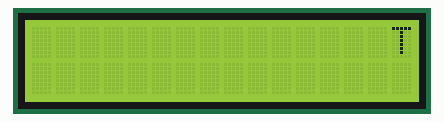
Recording of a program running on a simulated Raspberry Pi (BCM pin numbers). On the bench: 16×2 character LCD. At 26.7 s the program stops and its outputs stay as they are.

Above: at 1.01 s.
At 2.52 s:
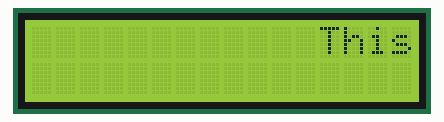
At 4.04 s:
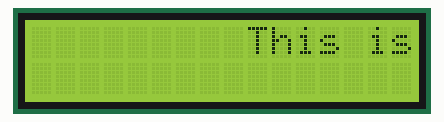
At 7.07 s:
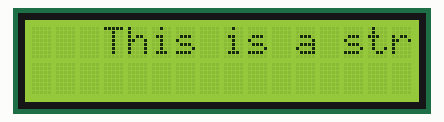
At 13.65 s:
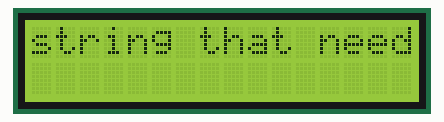
At 26.44 s:
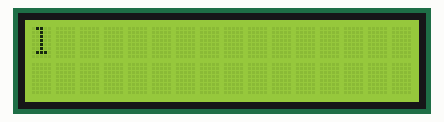

Measured:
- what the display in image 0 shows lasts 0.4 s, from 0.8 s to 1.2 s
- what the display in image 1 shows lasts 0.4 s, from 2.3 s to 2.7 s

The program:

Scroll_der_una.py
```python
import RPi_I2C_driver as I2C_LCD_driver
from time import *

mylcd = I2C_LCD_driver.lcd()

str_pad = " " * 16
my_long_string = "This is a string that needs to scroll"
my_long_string = str_pad + my_long_string

for i in range (0, len(my_long_string)):
 lcd_text = my_long_string[i:(i+16)]
 mylcd.lcd_display_string(lcd_text,1)
 sleep(0.4)
 mylcd.lcd_display_string(str_pad,1)
```

RPi_I2C_driver.py
```python
# -*- coding: utf-8 -*-
"""
Compiled, mashed and generally mutilated 2014-2015 by Denis Pleic
Made available under GNU GENERAL PUBLIC LICENSE
# Modified Python I2C library for Raspberry Pi
# as found on http://www.recantha.co.uk/blog/?p=4849
# Joined existing 'i2c_lib.py' and 'lcddriver.py' into a single library
# added bits and pieces from various sources
# By DenisFromHR (Denis Pleic)
# 2015-02-10, ver 0.1
"""
#
#
import smbus
from time import *

class i2c_device:
   def __init__(self, addr, port=1):
      self.addr = addr
      self.bus = smbus.SMBus(port)

# Write a single command
   def write_cmd(self, cmd):
      self.bus.write_byte(self.addr, cmd)
      sleep(0.0001)

# Write a command and argument
   def write_cmd_arg(self, cmd, data):
      self.bus.write_byte_data(self.addr, cmd, data)
      sleep(0.0001)

# Write a block of data
   def write_block_data(self, cmd, data):
      self.bus.write_block_data(self.addr, cmd, data)
      sleep(0.0001)

# Read a single byte
   def read(self):
      return self.bus.read_byte(self.addr)

# Read
   def read_data(self, cmd):
      return self.bus.read_byte_data(self.addr, cmd)

# Read a block of data
   def read_block_data(self, cmd):
      return self.bus.read_block_data(self.addr, cmd)


# LCD Address
ADDRESS = 0x27

# commands
LCD_CLEARDISPLAY = 0x01
LCD_RETURNHOME = 0x02
LCD_ENTRYMODESET = 0x04
LCD_DISPLAYCONTROL = 0x08
LCD_CURSORSHIFT = 0x10
LCD_FUNCTIONSET = 0x20
LCD_SETCGRAMADDR = 0x40
LCD_SETDDRAMADDR = 0x80

# flags for display entry mode
LCD_ENTRYRIGHT = 0x00
LCD_ENTRYLEFT = 0x02
LCD_ENTRYSHIFTINCREMENT = 0x01
LCD_ENTRYSHIFTDECREMENT = 0x00

# flags for display on/off control
LCD_DISPLAYON = 0x04
LCD_DISPLAYOFF = 0x00
LCD_CURSORON = 0x02
LCD_CURSOROFF = 0x00
LCD_BLINKON = 0x01
LCD_BLINKOFF = 0x00

# flags for display/cursor shift
LCD_DISPLAYMOVE = 0x08
LCD_CURSORMOVE = 0x00
LCD_MOVERIGHT = 0x04
LCD_MOVELEFT = 0x00

# flags for function set
LCD_8BITMODE = 0x10
LCD_4BITMODE = 0x00
LCD_2LINE = 0x08
LCD_1LINE = 0x00
LCD_5x10DOTS = 0x04
LCD_5x8DOTS = 0x00

# flags for backlight control
LCD_BACKLIGHT = 0x08
LCD_NOBACKLIGHT = 0x00

En = 0b00000100 # Enable bit
Rw = 0b00000010 # Read/Write bit
Rs = 0b00000001 # Register select bit

class lcd:
   #initializes objects and lcd
   def __init__(self):
      self.lcd_device = i2c_device(ADDRESS)

      self.lcd_write(0x03)
      self.lcd_write(0x03)
      self.lcd_write(0x03)
      self.lcd_write(0x02)

      self.lcd_write(LCD_FUNCTIONSET | LCD_2LINE | LCD_5x8DOTS | LCD_4BITMODE)
      self.lcd_write(LCD_DISPLAYCONTROL | LCD_DISPLAYON)
      self.lcd_write(LCD_CLEARDISPLAY)
      self.lcd_write(LCD_ENTRYMODESET | LCD_ENTRYLEFT)
      sleep(0.2)


   # clocks EN to latch command
   def lcd_strobe(self, data):
      self.lcd_device.write_cmd(data | En | LCD_BACKLIGHT)
      sleep(.0005)
      self.lcd_device.write_cmd(((data & ~En) | LCD_BACKLIGHT))
      sleep(.0001)

   def lcd_write_four_bits(self, data):
      self.lcd_device.write_cmd(data | LCD_BACKLIGHT)
      self.lcd_strobe(data)

   # write a command to lcd
   def lcd_write(self, cmd, mode=0):
      self.lcd_write_four_bits(mode | (cmd & 0xF0))
      self.lcd_write_four_bits(mode | ((cmd << 4) & 0xF0))

   # write a character to lcd (or character rom) 0x09: backlight | RS=DR<
   # works!
   def lcd_write_char(self, charvalue, mode=1):
      self.lcd_write_four_bits(mode | (charvalue & 0xF0))
      self.lcd_write_four_bits(mode | ((charvalue << 4) & 0xF0))


   # put string function
   def lcd_display_string(self, string, line):
      if line == 1:
         self.lcd_write(0x80)
      if line == 2:
         self.lcd_write(0xC0)
      if line == 3:
         self.lcd_write(0x94)
      if line == 4:
         self.lcd_write(0xD4)

      for char in string:
         self.lcd_write(ord(char), Rs)

   # clear lcd and set to home
   def lcd_clear(self):
      self.lcd_write(LCD_CLEARDISPLAY)
      self.lcd_write(LCD_RETURNHOME)

   # define backlight on/off (lcd.backlight(1); off= lcd.backlight(0)
   def backlight(self, state): # for state, 1 = on, 0 = off
      if state == 1:
         self.lcd_device.write_cmd(LCD_BACKLIGHT)
      elif state == 0:
         self.lcd_device.write_cmd(LCD_NOBACKLIGHT)

   # add custom characters (0 - 7)
   def lcd_load_custom_chars(self, fontdata):
      self.lcd_write(0x40);
      for char in fontdata:
         for line in char:
            self.lcd_write_char(line)

   # define precise positioning (addition from the forum)
   def lcd_display_string_pos(self, string, line, pos):
    if line == 1:
      pos_new = pos
    elif line == 2:
      pos_new = 0x40 + pos
    elif line == 3:
      pos_new = 0x14 + pos
    elif line == 4:
      pos_new = 0x54 + pos

    self.lcd_write(0x80 + pos_new)

    for char in string:
      self.lcd_write(ord(char), Rs)
```
